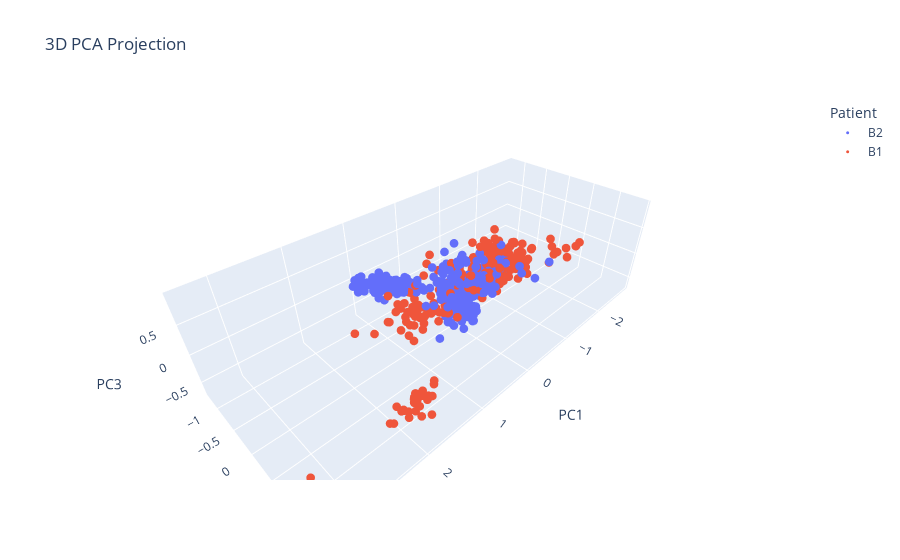

Here is the notebook cell this chart was saved with:
### Markdown cell above
##### 3D PCA interactive

### Code cell
import plotly.express as px
import pandas as pd
from sklearn.decomposition import PCA
import numpy as np

# Perform PCA
n_components = 3
pca = PCA(n_components=n_components)

x_pca = pca.fit_transform(Z)  # Apply dimensionality reduction
#print(pca.components_)

df_pca = pd.DataFrame(x_pca, columns=[f'PC{i+1}' for i in range(n_components)])
#df_pca['stage_numeric'] = pd.Categorical(df['stage']).codes
#df_pca['patient_numeric'] = pd.Categorical(df['patient']).codes

df_pca['stage'] = df['stage'].values  # Retaining original categorical labels
#df_pca['patient'] = df['patient']#.values


# Create interactive 3D scatter plot
fig = px.scatter_3d(df_pca, 
                     x='PC1', 
                     y='PC2', 
                     z='PC3', 
                     color='stage',#'patient', #stage
                     title='3D PCA Projection',
                     labels={'PC1': 'First Principal Component',
                             'PC2': 'Second Principal Component',
                             'PC3': 'Third Principal Component'},
                    color_continuous_scale='plasma',
                    size_max=3)  # Reduce point size

fig.update_traces(marker=dict(size=3))  # Adjust marker size

fig.update_layout(
    scene=dict(
        xaxis_title='PC1',
        yaxis_title='PC2',
        zaxis_title='PC3'),
    legend_title_text='Patient'
)

fig.show()

### Figure 1 — Plotly figure (JSON) as saved in the notebook; plotly's stock layout.template omitted (floating-point values rounded to 4 significant figures; data arrays with more than 128 entries replaced by an {"elided": "..."} marker saying what was removed)
{"data": [{"hovertemplate": "stage=B2<br>First Principal Component=%{x}<br>Second Principal Component=%{y}<br>Third Principal Component=%{z}<extra></extra>", "legendgroup": "B2", "marker": {"color": "#636efa", "size": 3, "symbol": "circle"}, "mode": "markers", "name": "B2", "scene": "scene", "showlegend": true, "type": "scatter3d", "x": {"elided": "311 float values"}, "y": {"elided": "311 float values"}, "z": {"elided": "311 float values"}}, {"hovertemplate": "stage=B1<br>First Principal Component=%{x}<br>Second Principal Component=%{y}<br>Third Principal Component=%{z}<extra></extra>", "legendgroup": "B1", "marker": {"color": "#EF553B", "size": 3, "symbol": "circle"}, "mode": "markers", "name": "B1", "scene": "scene", "showlegend": true, "type": "scatter3d", "x": {"elided": "247 float values"}, "y": {"elided": "247 float values"}, "z": {"elided": "247 float values"}}], "layout": {"legend": {"title": {"text": "Patient"}, "tracegroupgap": 0}, "scene": {"domain": {"x": [0, 1], "y": [0, 1]}, "xaxis": {"title": {"text": "PC1"}}, "yaxis": {"title": {"text": "PC2"}}, "zaxis": {"title": {"text": "PC3"}}}, "title": {"text": "3D PCA Projection"}}}
